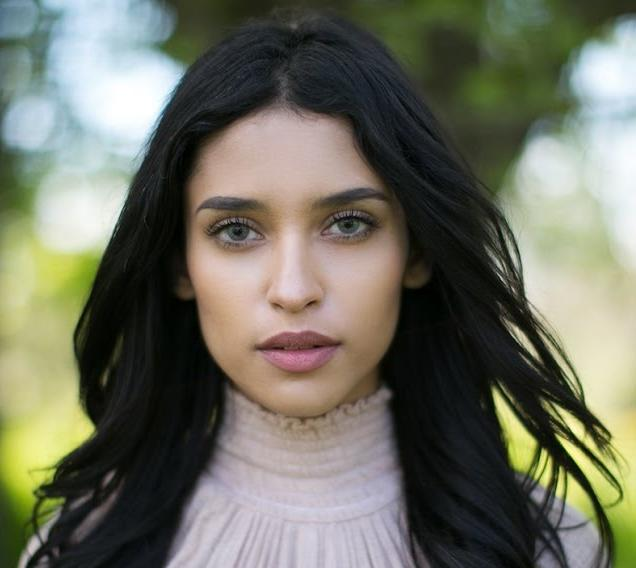
#> input picture 12.jpg, 636 x 568 px
$ python feature_detection.py
#> lines starting #> are read from the running program, lines starting #| are printed output that depends on the picture
import cv2
import numpy as np

img=cv2.imread("12.jpg")
#> img is the input picture: shape (568, 636, 3); mean B, G, R 97.2, 111.8, 110.9
img1=cv2.imread("13.jpg")
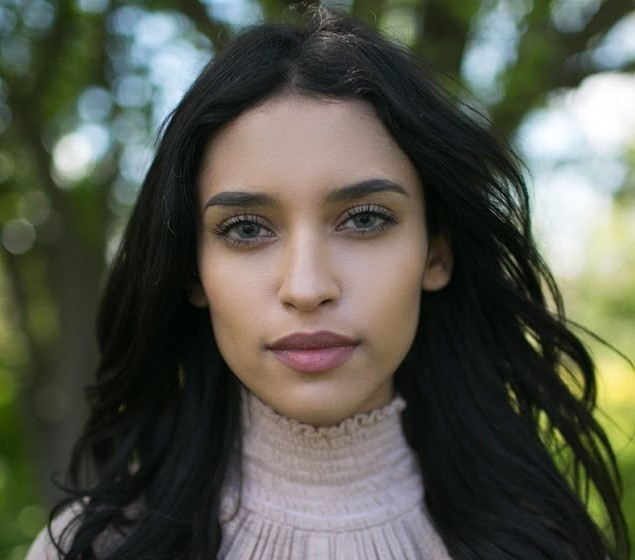
#> input picture 13.jpg, 635 x 560 px
#> img1 is the input picture: shape (560, 635, 3); mean B, G, R 76.6, 87.5, 86


# surf=cv2.xfeatures2d.SURF_create()
# sift=cv2.xfeatures2d.SIFT_create()
orb=cv2.ORB_create()

# kp=sift.detect(img, None)
keypoints, descriptors= orb.detectAndCompute(img, None)
#> keypoints = 500 keypoints; strongest (x, y, size): (543, 452, 64.3), (543, 449, 44.6), (545, 453, 77.1), (542, 450, 37.2)
keypoints1, descriptors1= orb.detectAndCompute(img1, None)
#> keypoints1 = 500 keypoints; strongest (x, y, size): (541, 415, 53.6), (541, 413, 44.6), (540, 416, 77.1), (542, 413, 31)

#brute force method
bf=cv2.BFMatcher(cv2.NORM_HAMMING, crossCheck=True)

matches=bf.match(descriptors, descriptors1)
#> matches = 159 matches
matches=sorted(matches, key= lambda x: x.distance)

for n in matches:
    print(n.distance)
#> this loop made 159 passes
#| 10.0
#| 13.0
#| 14.0
#| 14.0
#| 16.0
#| 17.0
#| 17.0
#| 17.0
#> (further printed lines are left out)

matching_result= cv2.drawMatches(img, keypoints, img1, keypoints1, matches[:50],None, flags=2)
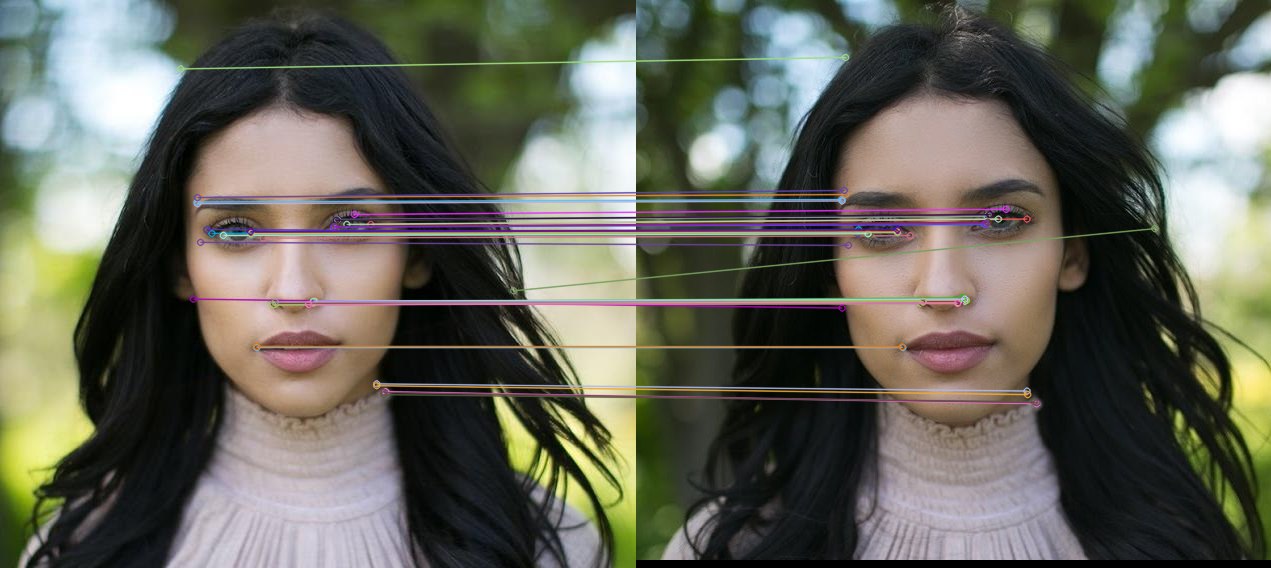
#> matching_result: shape (568, 1271, 3); mean B, G, R 89, 100.4, 100.1

cv2.imshow("canny", img)
cv2.imshow("canny1", img1)
cv2.imshow("result", matching_result)
cv2.waitKey(0)
cv2.destroyAllWindows()
